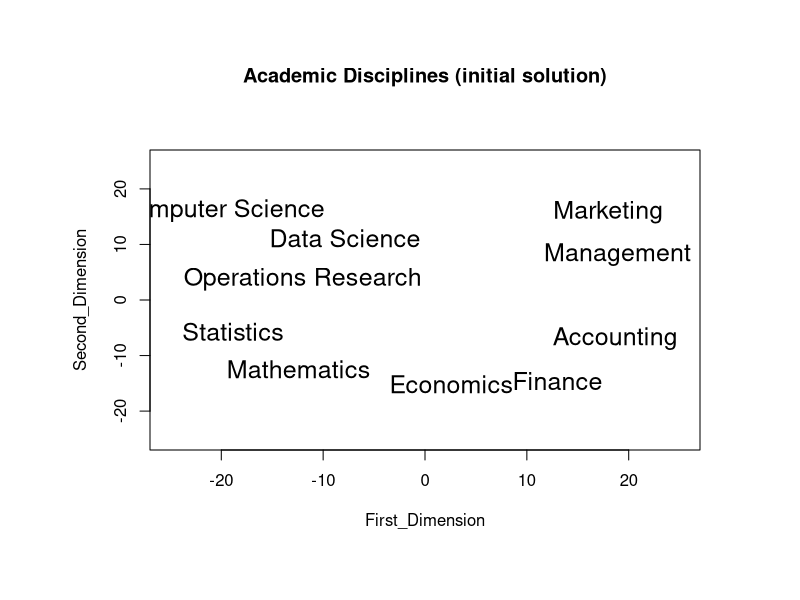
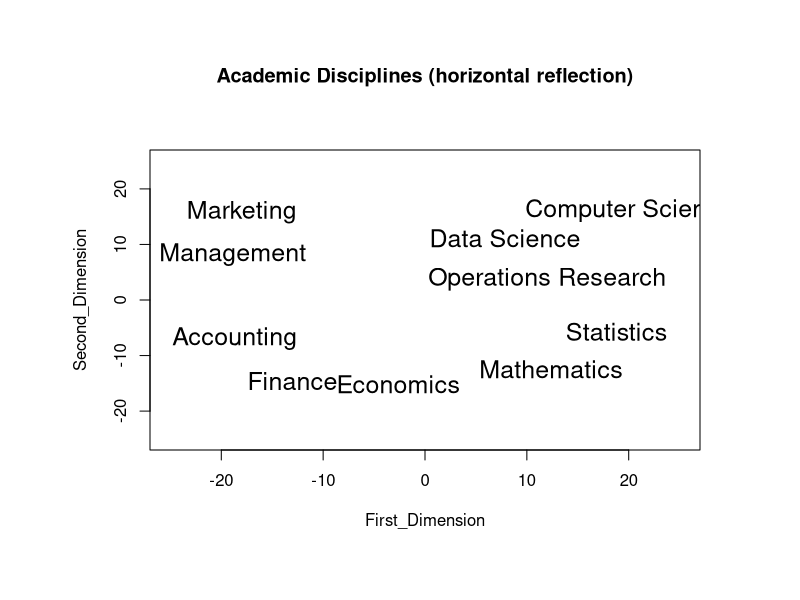
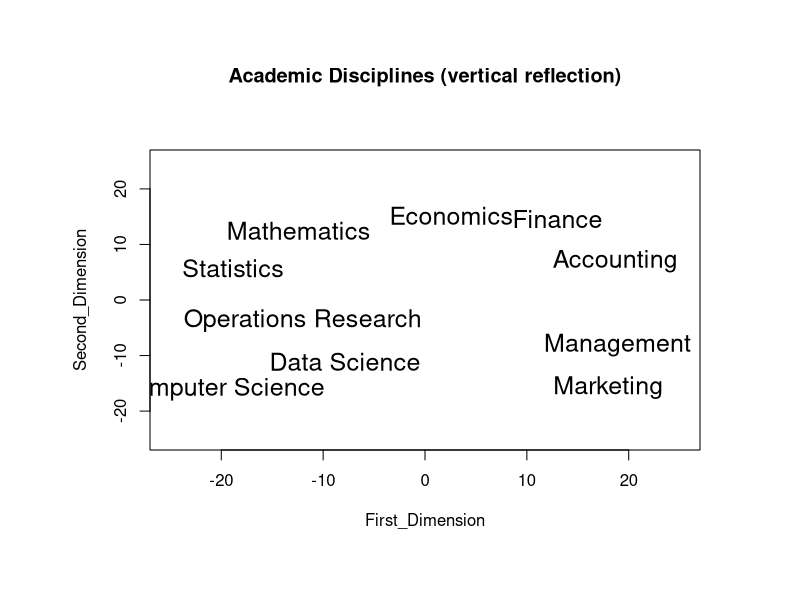
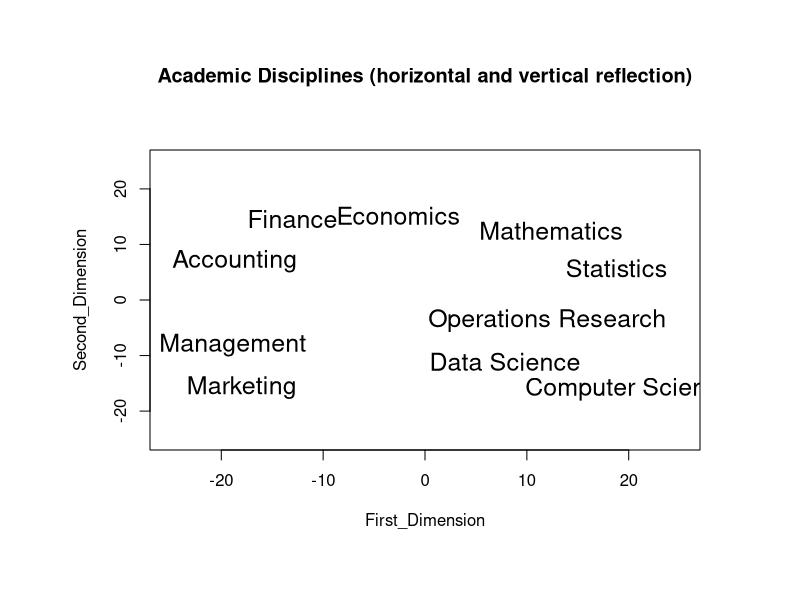
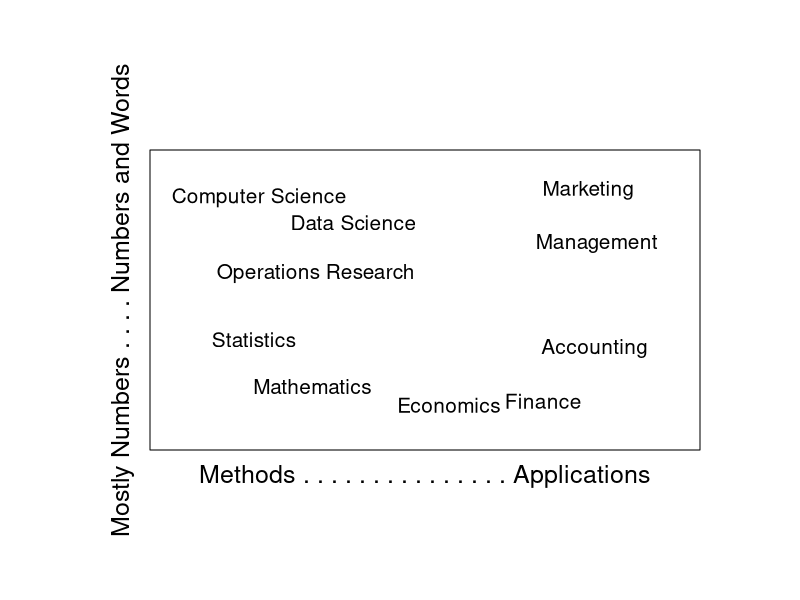
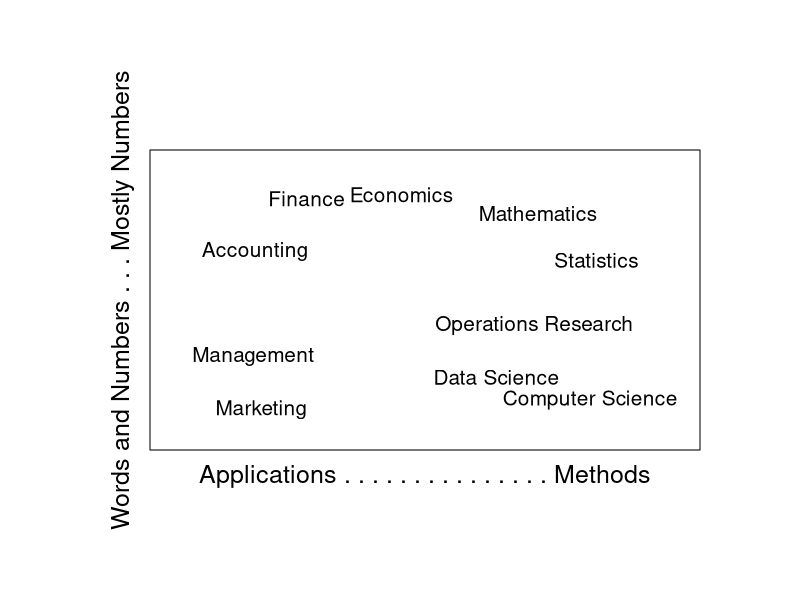

These charts were generated, in order, by the following R code:
# Seeing Data Science as an Eclectic Discipline (R)

# Program for multidimensional scaling of ten academic disciplines

library(MASS)  # includes functions for multidimensional scaling
library(wordcloud)  # textplot utility to avoid overlapping text  

USE_METRIC_MDS <- FALSE  # metric versus non-metric toggle

# define a utility function for converting a distance structure 
# to a distance matrix as required for some routines and 
# for printing of the complete matrix for visual inspection.
make.distance.matrix <- function(distance_structure)
    { n <- attr(distance_structure, "Size")
      full <- matrix(0,n,n)
      full[lower.tri(full)] <- distance_structure
      full+t(full)
    }

# enter data into a distance structure as required for various 
# distance-based routines. That is, we enter the upper triangle 
# of the distance matrix as a single vector of distances  
distance_structure <- 
    as.single(c(35, 45, 40, 43, 18,  32,  3, 20, 19,      
                     8, 12,  9, 33,  30, 25,  7, 21,     
                         1, 15, 16,  13, 41, 17, 10,     
                            28, 36,  31, 42,  5, 26,     
                                39,  38, 37,  4, 44,     
                                      2, 11, 34, 24,    
                                         14, 29,  6,     
                                             23, 22,     
                                                 27))    
                                 
# provide a character vector of discipline names
disciplines <- c("Marketing", "Operations Research", "Mathematics", 
    "Statistics", "Computer Science", "Accounting", "Finance", 
    "Management", "Data Science", "Economics")

attr(distance_structure, "Size") <- length(disciplines)  # set size attribute 

# check to see that the distance structure has been entered correctly
# by converting the distance structure to a distance matrix 
# using the utility function make.distance.matrix, which we had defined
distance_matrix <- unlist(make.distance.matrix(distance_structure))
cat("\n","Distance Matrix of Academic Disciplines","\n")
print(distance_matrix)

if (USE_METRIC_MDS)
    {
    # apply the metric multidimensional scaling algorithm and plot the map
    mds_solution <- cmdscale(distance_structure, k=2, eig=T)
    
    
    
    First_Dimension <- mds_solution$points[,1]
    Second_Dimension <- mds_solution$points[,2]
    }
# apply the non-metric multidimensional scaling algorithm
# this is more appropriate for rank-order data
# and provides a more satisfactory solution here

if (!USE_METRIC_MDS)
    {
    mds_solution <- isoMDS(distance_matrix, k = 2, trace = FALSE)
    }

pdf(file = "plot_nonmetric_mds_data_science.pdf",
    width=11, height=8.5) # opens pdf plotting device
# use par(mar = c(bottom, left, top, right)) to set up margins on the plot 
par(mar=c(7.5, 7.5, 7.5, 5))

# original solution
First_Dimension <- mds_solution$points[,1]
Second_Dimension <- mds_solution$points[,2]

# set up the plot but do not plot points... use names for points
plot(First_Dimension, Second_Dimension, type = "n", cex = 1.5, 
    xlim = c(-25, 25), ylim = c(-25, 25))  # first page of pdf plots
# We plot the city names in the locations where points normally go.
text(First_Dimension, Second_Dimension, labels = disciplines,
    offset = 0.0, cex = 1.5)
title("Academic Disciplines (initial solution)") 

# reflect the horizontal dimension
# multiply the first dimension by -1 to get reflected image 
First_Dimension <- mds_solution$points[,1] * -1
Second_Dimension <- mds_solution$points[,2]
plot(First_Dimension, Second_Dimension, type = "n", cex = 1.5, 
    xlim = c(-25, 25), ylim = c(-25, 25))  # second page of pdf plots
text(First_Dimension, Second_Dimension, labels = disciplines,
    offset = 0.0, cex = 1.5)
title("Academic Disciplines (horizontal reflection)") 

# reflect the vertical dimension
# multiply the section dimension by -1 to get reflected image 
First_Dimension <- mds_solution$points[,1] 
Second_Dimension <- mds_solution$points[,2] * -1
plot(First_Dimension, Second_Dimension, type = "n", cex = 1.5, 
    xlim = c(-25, 25), ylim = c(-25, 25))  # third page of pdf plots
text(First_Dimension, Second_Dimension, labels = disciplines,
    offset = 0.0, cex = 1.5)
title("Academic Disciplines (vertical reflection)") 
# multiply the first and second dimensions by -1 
# for reflection in both horizontal and vertical directions
First_Dimension <- mds_solution$points[,1] * -1
Second_Dimension <- mds_solution$points[,2] * -1



plot(First_Dimension, Second_Dimension, type = "n", cex = 1.5, 
    xlim = c(-25, 25), ylim = c(-25, 25))  # fourth page of pdf plots
text(First_Dimension, Second_Dimension, labels = disciplines,
    offset = 0.0, cex = 1.5)
title("Academic Disciplines (horizontal and vertical reflection)") 
dev.off()  # closes the pdf plotting device

pdf(file = "plot_pretty_original_mds_data_science.pdf",
    width=8.5, height=8.5) # opens pdf plotting device
# use par(mar = c(bottom, left, top, right)) to set up margins on the plot 
par(mar=c(7.5, 7.5, 7.5, 5))
First_Dimension <- mds_solution$points[,1]  # no reflection
Second_Dimension <- mds_solution$points[,2]   # no reflection
# wordcloud utility for plotting with no overlapping text
textplot(x = First_Dimension, 
    y = Second_Dimension,
    words = disciplines, 
    show.lines = FALSE, 
    xlim = c(-28, 28),  # extent of horizontal axis range
    ylim = c(-20, 20),  # extent of vertical axis range
    xaxt = "n",  # suppress tick marks
    yaxt = "n",  # suppress tick marks
    cex = 1.25,  # size of text points
    mgp = c(0.85, 1, 0.85),  # position of axis labels
    cex.lab = 1.5,  # magnification of axis label text
    xlab = "Methods . . . . . . . . . . . . . . . Applications",
    ylab = "Mostly Numbers . . . . Numbers and Words")
dev.off()  # closes the pdf plotting device

pdf(file = "plot_reflected_mds_data_science.pdf",
    width=8.5, height=8.5) # opens pdf plotting device
# use par(mar = c(bottom, left, top, right)) to set up margins on the plot 
par(mar=c(7.5, 7.5, 7.5, 5))
First_Dimension <- mds_solution$points[,1] * -1  # reflect horizontal
Second_Dimension <- mds_solution$points[,2] * -1  # reflect vertical
# wordcloud utility for plotting with no overlapping text
textplot(x = First_Dimension, 
    y = Second_Dimension,
    words = disciplines, 
    show.lines = FALSE, 
    xlim = c(-28, 28),  # extent of horizontal axis range
    ylim = c(-20, 20),  # extent of vertical axis range
    xaxt = "n",  # suppress tick marks
    yaxt = "n",  # suppress tick marks
    cex = 1.25,  # size of text points
    mgp = c(0.85, 1, 0.85),  # position of axis labels
    cex.lab = 1.5,  # magnification of axis label text
    xlab = "Applications . . . . . . . . . . . . . . . Methods",
    ylab = "Words and Numbers . . . Mostly Numbers")
dev.off()  # closes the pdf plotting device
